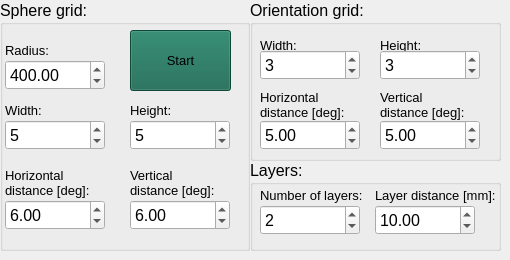
          <widget class="QWidget" name="tab_13">
           <attribute name="title">
            <string>Automatic</string>
           </attribute>
           <widget class="QGroupBox" name="groupBox_7">
            <property name="geometry">
             <rect>
              <x>0</x>
              <y>0</y>
              <width>250</width>
              <height>251</height>
             </rect>
            </property>
            <property name="font">
             <font>
              <pointsize>12</pointsize>
              <italic>false</italic>
              <bold>false</bold>
              <underline>false</underline>
             </font>
            </property>
            <property name="title">
             <string>Sphere grid:</string>
            </property>
            <widget class="QDoubleSpinBox" name="Sphere_radius_3">
             <property name="geometry">
              <rect>
               <x>5</x>
               <y>60</y>
               <width>100</width>
               <height>30</height>
              </rect>
             </property>
             <property name="font">
              <font>
               <pointsize>12</pointsize>
               <bold>false</bold>
              </font>
             </property>
             <property name="prefix">
              <string/>
             </property>
             <property name="minimum">
              <double>-2.000000000000000</double>
             </property>
             <property name="maximum">
              <double>1000.000000000000000</double>
             </property>
             <property name="singleStep">
              <double>0.010000000000000</double>
             </property>
             <property name="value">
              <double>400.000000000000000</double>
             </property>
            </widget>
            <widget class="QLabel" name="label_62">
             <property name="geometry">
              <rect>
               <x>5</x>
               <y>35</y>
               <width>100</width>
               <height>30</height>
              </rect>
             </property>
             <property name="font">
              <font>
               <pointsize>10</pointsize>
              </font>
             </property>
             <property name="text">
              <string>Radius:</string>
             </property>
            </widget>
            <widget class="QLabel" name="label_63">
             <property name="geometry">
              <rect>
               <x>130</x>
               <y>95</y>
               <width>100</width>
               <height>30</height>
              </rect>
             </property>
             <property name="font">
              <font>
               <pointsize>10</pointsize>
              </font>
             </property>
             <property name="text">
              <string>Height:</string>
             </property>
            </widget>
            <widget class="QLabel" name="label_64">
             <property name="geometry">
              <rect>
               <x>5</x>
               <y>95</y>
               <width>100</width>
               <height>30</height>
              </rect>
             </property>
             <property name="font">
              <font>
               <pointsize>10</pointsize>
              </font>
             </property>
             <property name="text">
              <string>Width:</string>
             </property>
            </widget>
            <widget class="QLabel" name="label_65">
             <property name="geometry">
              <rect>
               <x>130</x>
               <y>160</y>
               <width>110</width>
               <height>45</height>
              </rect>
             </property>
             <property name="font">
              <font>
               <pointsize>10</pointsize>
              </font>
             </property>
             <property name="text">
              <string>Vertical 
distance [deg]:</string>
             </property>
            </widget>
            <widget class="QDoubleSpinBox" name="Sphere_grid_ver_dist_3">
             <property name="geometry">
              <rect>
               <x>130</x>
               <y>200</y>
               <width>100</width>
               <height>30</height>
              </rect>
             </property>
             <property name="font">
              <font>
               <pointsize>12</pointsize>
               <bold>false</bold>
              </font>
             </property>
             <property name="singleStep">
              <double>0.010000000000000</double>
             </property>
             <property name="value">
              <double>6.000000000000000</double>
             </property>
            </widget>
            <widget class="QLabel" name="label_66">
             <property name="geometry">
              <rect>
               <x>5</x>
               <y>160</y>
               <width>110</width>
               <height>45</height>
              </rect>
             </property>
             <property name="font">
              <font>
               <pointsize>10</pointsize>
              </font>
             </property>
             <property name="text">
              <string>Horizontal 
distance [deg]:</string>
             </property>
            </widget>
            <widget class="QDoubleSpinBox" name="Sphere_grid_hor_dist_3">
             <property name="geometry">
              <rect>
               <x>5</x>
               <y>200</y>
               <width>100</width>
               <height>30</height>
              </rect>
             </property>
             <property name="font">
              <font>
               <pointsize>12</pointsize>
               <bold>false</bold>
              </font>
             </property>
             <property name="prefix">
              <string/>
             </property>
             <property name="minimum">
              <double>-99.989999999999995</double>
             </property>
             <property name="singleStep">
              <double>0.010000000000000</double>
             </property>
             <property name="value">
              <double>6.000000000000000</double>
             </property>
            </widget>
            <widget class="QPushButton" name="Start_auto_3">
             <property name="geometry">
              <rect>
               <x>130</x>
               <y>30</y>
               <width>101</width>
               <height>61</height>
              </rect>
             </property>
             <property name="font">
              <font>
               <pointsize>10</pointsize>
               <bold>false</bold>
               <kerning>true</kerning>
              </font>
             </property>
             <property name="styleSheet">
              <string notr="true">QPushButton{background-color:rgb(20, 102, 79)}</string>
             </property>
             <property name="text">
              <string>Start</string>
             </property>
            </widget>
            <widget class="QSpinBox" name="Sphere_grid_width_3">
             <property name="geometry">
              <rect>
               <x>5</x>
               <y>120</y>
               <width>100</width>
               <height>30</height>
              </rect>
             </property>
             <property name="font">
              <font>
               <pointsize>12</pointsize>
              </font>
             </property>
             <property name="suffix">
              <string/>
             </property>
             <property name="prefix">
              <string/>
             </property>
             <property name="minimum">
              <number>1</number>
             </property>
             <property name="value">
              <number>5</number>
             </property>
            </widget>
            <widget class="QSpinBox" name="Sphere_grid_height_3">
             <property name="geometry">
              <rect>
               <x>130</x>
               <y>120</y>
               <width>100</width>
               <height>30</height>
              </rect>
             </property>
             <property name="font">
              <font>
               <pointsize>12</pointsize>
              </font>
             </property>
             <property name="prefix">
              <string/>
             </property>
             <property name="minimum">
              <number>1</number>
             </property>
             <property name="value">
              <number>5</number>
             </property>
            </widget>
           </widget>
           <widget class="QGroupBox" name="groupBox_8">
            <property name="geometry">
             <rect>
              <x>250</x>
              <y>160</y>
              <width>251</width>
              <height>91</height>
             </rect>
            </property>
            <property name="font">
             <font>
              <pointsize>12</pointsize>
              <underline>false</underline>
             </font>
            </property>
            <property name="title">
             <string>Layers:</string>
            </property>
            <widget class="QLabel" name="label_67">
             <property name="geometry">
              <rect>
               <x>10</x>
               <y>20</y>
               <width>131</width>
               <height>30</height>
              </rect>
             </property>
             <property name="font">
              <font>
               <pointsize>10</pointsize>
              </font>
             </property>
             <property name="text">
              <string>Number of layers:</string>
             </property>
            </widget>
            <widget class="QLabel" name="label_68">
             <property name="geometry">
              <rect>
               <x>125</x>
               <y>20</y>
               <width>131</width>
               <height>30</height>
              </rect>
             </property>
             <property name="font">
              <font>
               <pointsize>10</pointsize>
              </font>
             </property>
             <property name="text">
              <string>Layer distance [mm]:</string>
             </property>
            </widget>
            <widget class="QDoubleSpinBox" name="Layer_dist_3">
             <property name="geometry">
              <rect>
               <x>125</x>
               <y>45</y>
               <width>100</width>
               <height>30</height>
              </rect>
             </property>
             <property name="font">
              <font>
               <pointsize>12</pointsize>
               <bold>false</bold>
              </font>
             </property>
             <property name="maximum">
              <double>300.000000000000000</double>
             </property>
             <property name="singleStep">
              <double>0.001000000000000</double>
             </property>
             <property name="value">
              <double>10.000000000000000</double>
             </property>
            </widget>
            <widget class="QSpinBox" name="Layer_num_3">
             <property name="geometry">
              <rect>
               <x>10</x>
               <y>45</y>
               <width>100</width>
               <height>30</height>
              </rect>
             </property>
             <property name="font">
              <font>
               <pointsize>12</pointsize>
              </font>
             </property>
             <property name="minimum">
              <number>1</number>
             </property>
             <property name="value">
              <number>2</number>
             </property>
            </widget>
           </widget>
           <widget class="QGroupBox" name="groupBox_9">
            <property name="geometry">
             <rect>
              <x>250</x>
              <y>0</y>
              <width>251</width>
              <height>161</height>
             </rect>
            </property>
            <property name="font">
             <font>
              <pointsize>12</pointsize>
              <underline>false</underline>
             </font>
            </property>
            <property name="title">
             <string>Orientation grid:</string>
            </property>
            <widget class="QLabel" name="label_69">
             <property name="geometry">
              <rect>
               <x>10</x>
               <y>30</y>
               <width>131</width>
               <height>30</height>
              </rect>
             </property>
             <property name="font">
              <font>
               <pointsize>10</pointsize>
              </font>
             </property>
             <property name="text">
              <string>Width:</string>
             </property>
            </widget>
            <widget class="QDoubleSpinBox" name="Ori_grid_hor_dist_3">
             <property name="geometry">
              <rect>
               <x>10</x>
               <y>120</y>
               <width>100</width>
               <height>30</height>
              </rect>
             </property>
             <property name="font">
              <font>
               <pointsize>12</pointsize>
               <bold>false</bold>
              </font>
             </property>
             <property name="singleStep">
              <double>0.010000000000000</double>
             </property>
             <property name="value">
              <double>5.000000000000000</double>
             </property>
            </widget>
            <widget class="QLabel" name="label_70">
             <property name="geometry">
              <rect>
               <x>10</x>
               <y>90</y>
               <width>131</width>
               <height>30</height>
              </rect>
             </property>
             <property name="font">
              <font>
               <pointsize>10</pointsize>
              </font>
             </property>
             <property name="text">
              <string>Horizontal 
distance [deg]:</string>
             </property>
            </widget>
            <widget class="QLabel" name="label_71">
             <property name="geometry">
              <rect>
               <x>130</x>
               <y>30</y>
               <width>131</width>
               <height>30</height>
              </rect>
             </property>
             <property name="font">
              <font>
               <pointsize>10</pointsize>
              </font>
             </property>
             <property name="text">
              <string>Height:</string>
             </property>
            </widget>
            <widget class="QDoubleSpinBox" name="Ori_grid_ver_dist_3">
             <property name="geometry">
              <rect>
               <x>130</x>
               <y>120</y>
               <width>100</width>
               <height>30</height>
              </rect>
             </property>
             <property name="font">
              <font>
               <pointsize>12</pointsize>
               <bold>false</bold>
              </font>
             </property>
             <property name="singleStep">
              <double>0.010000000000000</double>
             </property>
             <property name="value">
              <double>5.000000000000000</double>
             </property>
            </widget>
            <widget class="QLabel" name="label_72">
             <property name="geometry">
              <rect>
               <x>130</x>
               <y>90</y>
               <width>131</width>
               <height>30</height>
              </rect>
             </property>
             <property name="font">
              <font>
               <pointsize>10</pointsize>
              </font>
             </property>
             <property name="text">
              <string>Vertical 
distance [deg]:</string>
             </property>
            </widget>
            <widget class="QSpinBox" name="Ori_grid_width_3">
             <property name="geometry">
              <rect>
               <x>10</x>
               <y>50</y>
               <width>100</width>
               <height>30</height>
              </rect>
             </property>
             <property name="font">
              <font>
               <pointsize>12</pointsize>
              </font>
             </property>
             <property name="minimum">
              <number>1</number>
             </property>
             <property name="value">
              <number>3</number>
             </property>
            </widget>
            <widget class="QSpinBox" name="Ori_grid_height_3">
             <property name="geometry">
              <rect>
               <x>130</x>
               <y>50</y>
               <width>100</width>
               <height>30</height>
              </rect>
             </property>
             <property name="font">
              <font>
               <pointsize>12</pointsize>
              </font>
             </property>
             <property name="minimum">
              <number>1</number>
             </property>
             <property name="value">
              <number>3</number>
             </property>
            </widget>
           </widget>
          </widget>
